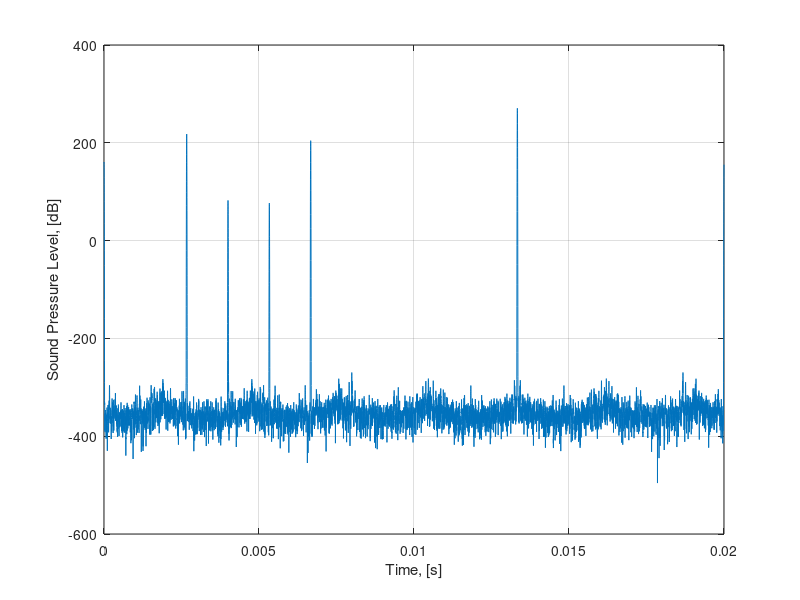

Reproduce this figure in MATLAB.
%% Single Beam Sonar
%% Sonar Point-Scatter Model
% Contributors: Andreina Rascon, Derek Olson, Woeng-Sug Choi

clear;
close all;
clc;

%% Sonar Parameters
% Input Parameters
% The BlueView P900-45 is used as an example sonar for the purposes of
% demonstrating the point-scatter model

sonarFreq = 900E3; % Sonar frquency
bandwidth = 29.5e4; % [Hz]
freqResolution = 100e2;

nBeams = 1;
beam.azimuthAngle = 0.0; % Beam at center line in azimuth direction
beam.elevationAngle = 0.0175; % Beam looking down in elevation direction
beam.azimuthAngleWidth = 0.1; % radians
beam.elevationAngleWidth = 0.1; % radians

ray.nAzimuthRays = 3;
ray.nElevationRays = 4;

%% Input Parameters
soundSpeed = 1500.0; % [m/s]

% Target information (which should be obtained from ray gazebo plugin)
% 3 Targets, no incident angle

ray.distance = [15,5,10;2,10,10;15,15,15;4,2,3];
ray.alpha = [0,0,0;0,0,0;0,0,0;0,0,0]; % no incident angle
ray.azimuthAngles = beam.azimuthAngle + linspace(-beam.azimuthAngleWidth/2,beam.azimuthAngleWidth/2,ray.nAzimuthRays);
ray.elevationAngles = beam.elevationAngle + linspace(-beam.elevationAngleWidth/2,beam.elevationAngleWidth/2,ray.nElevationRays);
ray.azimuthAngleWidth = beam.azimuthAngleWidth/(ray.nAzimuthRays-1);
ray.elevationAngleWidth = beam.elevationAngleWidth/(ray.nElevationRays-1);

% Surface Reflectivity
mu = 10e-4;

% Frequency spectrum
fmin = sonarFreq - bandwidth/2*4;
fmax = sonarFreq + bandwidth/2*4;

% Sampling periods
max_T = max(max(ray.distance)*2/soundSpeed);
delta_f = 1/max_T;
delta_t = 1/(fmax - fmin);

nFreq = round((fmax - fmin) / delta_f);
freq = linspace(fmin,fmax,nFreq);
time = linspace(0,max_T,nFreq);

% Transmit spectrum, frequency domain
S_f = 1e11*exp(-(freq-sonarFreq).^2.*pi^2./bandwidth^2);

% define wave vector
kw = 2*pi*freq/soundSpeed;
        
% add attenuation
absorption = 0.0354; % [dB/m]
attenuation = absorption*log(10)/20;
K = kw + 1j*attenuation;

%% Point Scattering model
% Calculate echo level using the point scatter model

P_ray_f = zeros(ray.nElevationRays,ray.nAzimuthRays,nFreq); % pre-allocate P(f) for a beam
P_ray_t = zeros(ray.nElevationRays,ray.nAzimuthRays,nFreq); % pre-allocate P(t) for a beam

% --- Beam loop --- %
% Elevation ray Loop
for k = 1:ray.nElevationRays
    % Azimuth ray Loop
    for i = 1:ray.nAzimuthRays
        xi_z = rand;   % generate a random number, (Gaussian noise)
        xi_y = rand;   % generate another random number, (Gaussian noise)
        
        alpha = ray.alpha(k,i);   % angle between ray vector and object normal vector, [rad]
        distance = ray.distance(k,i);
        azimuthBeamPattern = (sinc(pi()*0.884/ray.azimuthAngleWidth*sin(ray.azimuthAngles(i)))).^2;
        elevationBeamPattern = (sinc(pi()*0.884/ray.elevationAngleWidth*sin(ray.elevationAngles(k)))).^2;
        amplitude = ((xi_z+1i*xi_y)/sqrt(2))*(sqrt(mu*cos(alpha)^2*distance^2*ray.azimuthAngleWidth*ray.elevationAngleWidth))*azimuthBeamPattern*elevationBeamPattern;
        
        % Summation of Echo returned from a signal (frequency domain)
        for m = 1:nFreq
            P_ray_f(k,i,m) = P_ray_f(k,i,m) + S_f(m)*amplitude*exp(-1i*K(m)*distance*2)/(distance^2);
        end
    end % end of elevation ray loop
end % end of azimuth ray loop

% Summation for a beam
P_beam = squeeze(sum(sum(P_ray_f,2),1));
P_beam_t = ifft(P_beam);

%% Plotting

% Plot inverse fast fourier transform 
% figure (1)
% figure;
% plot(time,P_beam_t)
% xlabel('Time, [s]')
% ylabel('Pressure, [Pa]')


% Plot Sound Pressure Level of Echo Level
SPL = 20*log(abs(P_beam_t)); % sound pressure level, [dB]

figure;
plot(time,SPL)
xlabel('Time, [s]')
ylabel('Sound Pressure Level, [dB]')
grid on; hold on;
% axis([0 3e-3 -400 400])
set(0, 'defaulttextfontsize',20)
set(0, 'defaultaxesfontsize',10)
set(gcf,'color','w')
% export_fig SingleBeam_SPL.png -png -r300 -painters



function y = sinc(x)
     y = abs(sin(x)./x);
     y(x==0) = 1;
end

